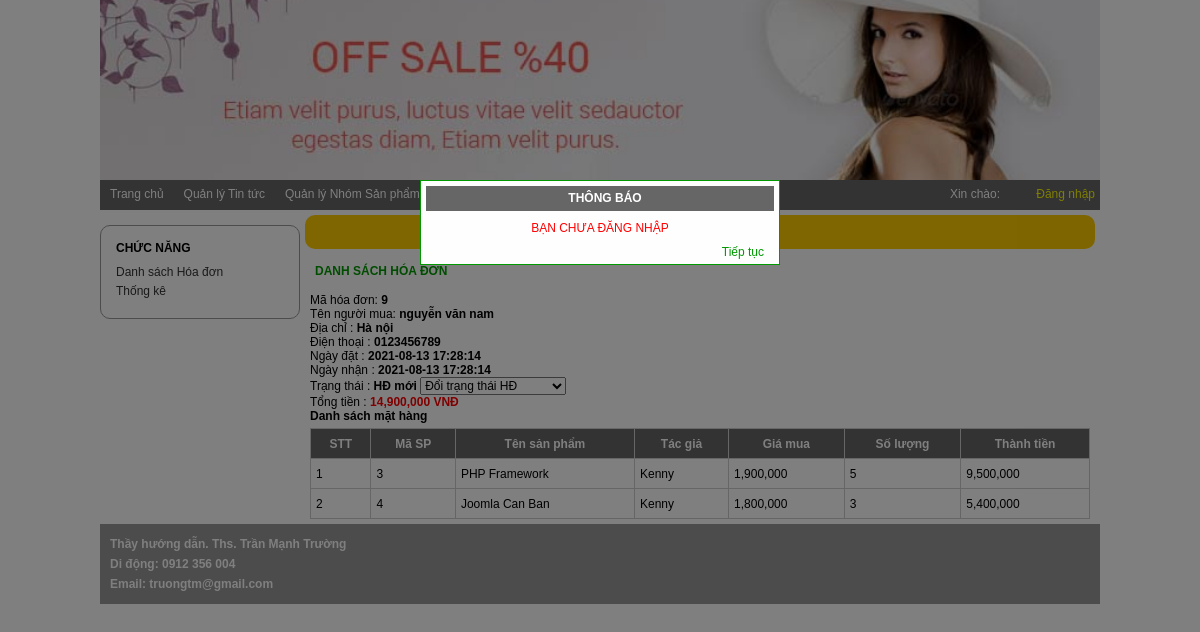
/Ngay45_MVC_TiemKiem_Login_Admin/index_admin.php?module=hoadon&act=chitiet&id=9, run on the app's committed database.
### tables this page shows
CREATE TABLE `tbhoadon` (
  `mahd` int(11) NOT NULL,
  `tennguoimua` varchar(30) NOT NULL,
  `diachi` varchar(100) NOT NULL,
  `dienthoai` varchar(15) NOT NULL,
  `ngaydat` datetime NOT NULL DEFAULT CURRENT_TIMESTAMP,
  `ngaynhan` datetime NOT NULL DEFAULT CURRENT_TIMESTAMP,
  `trangthai` int(11) NOT NULL DEFAULT '0'
);

CREATE TABLE `tbchitiethoadon` (
  `id` int(11) NOT NULL,
  `mahd` int(11) NOT NULL,
  `masp` int(11) NOT NULL,
  `soluong` int(11) NOT NULL,
  `giamua` float NOT NULL
);

CREATE TABLE `books` (
  `id` int(10) UNSIGNED NOT NULL,
  `title` varchar(255) NOT NULL,
  `author` varchar(100) NOT NULL,
  `price` int(30) NOT NULL,
  `images` varchar(100) DEFAULT NULL,
  `summary` text,
  `content` text,
  `status` tinyint(1) DEFAULT '1',
  `cat_id` int(11) NOT NULL DEFAULT '0'
);

### Ngay45_MVC_TiemKiem_Login_Admin/Models/clsDatabase.php (called while the page is built, shortened)
<?php
class clsDatabase
{
	public $conn = NULL;
	function clsDatabase()
	{
		try
		{
			$this->conn = new PDO("mysql:host=localhost;dbname=shop","root","");
			$this->conn->exec("SET NAMES UTF8");
		}
		catch(PDOException $ex)
		{
			echo "<h3>" . $ex->getMessage() . "</h3>";
			die("<h3> LỖI KẾT NỐI CSDL </h3>");
		}
	}
	function ThucthiSQL($sql, $data=NULL)
	{
		$this->pdo_stm = $this->conn->prepare($sql);
		$ketqua=false;
		if($data!=NULL)
			$ketqua = $this->pdo_stm->execute($data);
		else
			$ketqua = $this->pdo_stm->execute();
		return $ketqua;
	}
}
?>

### Ngay45_MVC_TiemKiem_Login_Admin/Models/clsHoadon.php (called while the page is built, shortened)
<?php
class clsHoadon
{
	public $db;
	function clsHoadon()
	{
		$this->db = new clsDatabase();
	}
	public function TongTien($mahd)
	{
		$sql = "SELECT SUM(soluong*giamua) AS tongtien
					FROM `tbchitiethoadon` WHERE mahd=?";
		$data[] = $mahd;
 		$ketqua = $this->db->ThucthiSQL($sql,$data);
		if($ketqua==TRUE)
		{
			$this->data = $this->db->pdo_stm->fetch();
			return $this->data["tongtien"];
		}
		else
			return -1;
	}
	function TimHoadon($mahd)
	{
		$sql = "SELECT * FROM tbHoadon WHERE mahd=?";
		$data[] = $mahd;
		$ketqua = $this->db->ThucthiSQL($sql,$data);
		if($ketqua==TRUE)
			$this->data = $this->db->pdo_stm->fetch();
		return $ketqua;
	}
	function ChitietHoadon($mahd)
	{
		$sql = "SELECT CTHD.*, SP.title,SP.author
				 FROM tbchitiethoadon CTHD INNER JOIN books SP
				 ON CTHD.masp = SP.id WHERE mahd = ?";
		$data[] = $mahd;
		$ketqua = $this->db->ThucthiSQL($sql,$data);
		if($ketqua==TRUE)
			$this->data = $this->db->pdo_stm->fetchAll();
		return $ketqua;
	}
}
?>

### Ngay45_MVC_TiemKiem_Login_Admin/Views/vChitietHD.php (the view, shortened to what this page needs)
<div id="content_left">
       	<div class="left1">
           	<h3>CHỨC NĂNG</h3>
               <p><a href="?module=<?=$module?>">Danh sách Hóa đơn</a></p>
               <p><a href="?module=<?=$module?>">Thống kê</a></p>
           </div>
       </div>
       <div id="content_right">
       	<h1> QUẢN LÝ HÓA ĐƠN</h1>
           <h2> DANH SÁCH HÓA ĐƠN</h2>
           <div id="right_detail">
			<?php
               $trangthai="";
               if($rowHD["trangthai"]==0)
                   $trangthai = "HĐ mới";
               ?>
               <p> Mã hóa đơn: <b> <?=$id?> </b></p>
               <p> Tên người mua: <b> <?=$rowHD["tennguoimua"]?> </b></p>
               <p> Địa chỉ :<b> <?=$rowHD["diachi"]?> </b></p>
               <p> Điện thoại :<b> <?=$rowHD["dienthoai"]?> </b></p>
               <p> Ngày đặt :<b> <?=$rowHD["ngaydat"]?> </b></p>
               <p> Ngày nhận :<b> <?=$rowHD["ngaynhan"]?> </b></p>
               <p> Trạng thái :<b> <?=$trangthai?> </b>
               <select name="sTT" id="sTT" onChange="sTT_Change(this.value);">
                   <option value=""> Đổi trạng thái HĐ</option>
               </select>
               </p>
               <p> Tổng tiền :<span style="color:red; font-weight:bold">
					<?=number_format($tongtien)?> VNĐ</span>
               </p>
               <h3> Danh sách mặt hàng</h3>
               <table width="100%" border="1" class="Content_Table" cellpadding="0" cellspacing="0">
                 <tr>
                   <td>STT</td>
                   <td>Mã SP</td>
                   <td>Tên sản phẩm</td>
                   <td>Tác giả</td>
                   <td> Giá mua</td>
                   <td>Số lượng</td>
                   <td>Thành tiền</td>
                 </tr>
                 <?php
                 $rows = $hoadon->data;
                 $stt=0;
                   foreach($rows as $row)
                   {
                       $stt++;
                 ?>
                 <tr>
                   <td><?=$stt?></td>
                   <td><?=$row["masp"]?></td>
                   <td><?=$row["title"]?></td>
                   <td><?=$row["author"]?></td>
                   <td><?=number_format($row["giamua"])?></td>
                   <td><?=$row["soluong"]?></td>
                   <td><?=number_format($row["giamua"]*$row["soluong"])?></td>
                 </tr>
                 <?php
                   }
                 ?>
               </table>
		</div>
       </div>

### Ngay45_MVC_TiemKiem_Login_Admin/css_Admin/Style.css (style rules this page uses)
* { margin:0px; padding:0px; box-sizing:border-box; font-family:Tahoma, Geneva, sans-serif; font-size:12px }
#content_left { width:200px; float:left }
#content_right { width:800px; float:left }
#content_right > h1 { color; text-align:center; padding:10px; margin:5px; background:#FC0; color:#333; border-radius:10px }
#content_right > h2 { color:#090; padding:10px; margin:5px; }
.left1 { width:200px; border:1px #999999 solid; border-radius:10px; margin:15px 0px; padding:15px; }
.left1 h3 { margin-bottom:10px }
.left1 p { margin:5px 0px }
.left1 a { text-decoration:none; color:#333 }

### Ngay45_MVC_TiemKiem_Login_Admin/css_Admin/ContentRight.css (style rules this page uses)
#right_detail { width:800px; height:auto; margin:0px; overflow:auto; padding:0px 10px }
.Content_Table { margin:5px auto; border:1px #CCCCCC solid; border-collapse:collapse; }
.Content_Table tr { height:30px }
.Content_Table tr:first-child { background:#666; color:white; font-weight:bold; text-align:center }
.Content_Table td { padding:5px }

### data on the page
tbhoadon: tennguoimua "nguyễn văn nam", diachi "Hà nội", dienthoai "0123456789", ngaydat "2021-08-13 17:28:14", ngaynhan "2021-08-13 17:28:14", trangthai "HĐ mới"
tbchitiethoadon: masp "3", books.title "PHP Framework", books.author "Kenny", giamua "1,900,000", soluong "5", $row["giamua"]*$row["soluong"] "9,500,000"
tbchitiethoadon: masp "4", books.title "Joomla Can Ban", books.author "Kenny", giamua "1,800,000", soluong "3", $row["giamua"]*$row["soluong"] "5,400,000"

### other printed values
$thongbao "BẠN CHƯA ĐĂNG NHẬP"
$id "9"
$tongtien "14,900,000"
